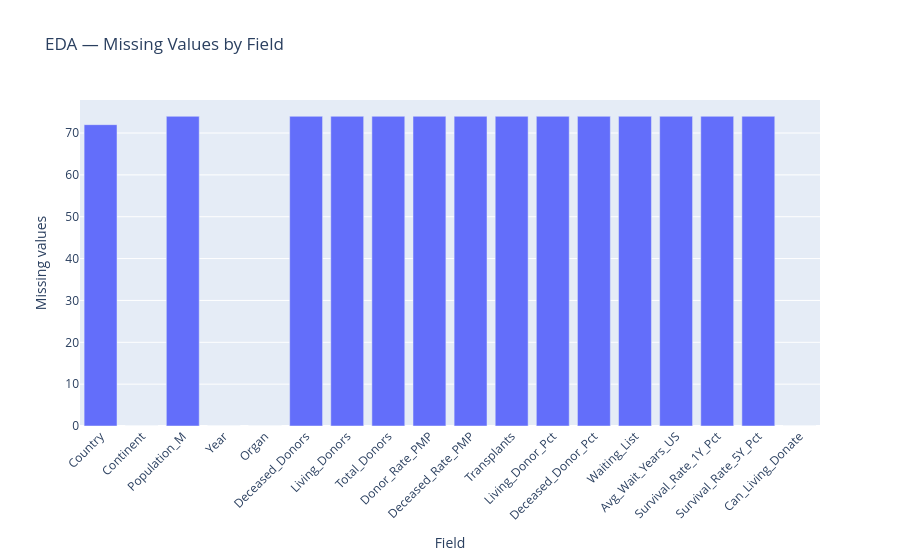
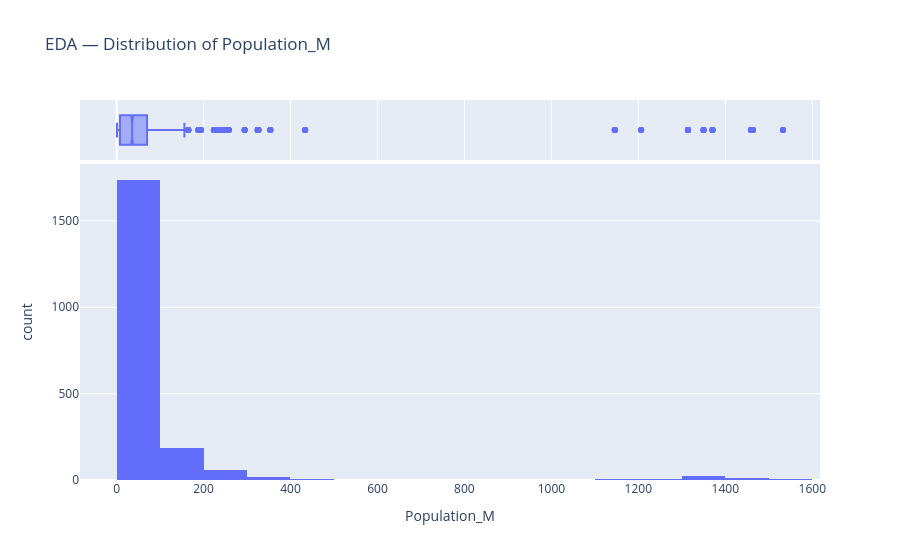
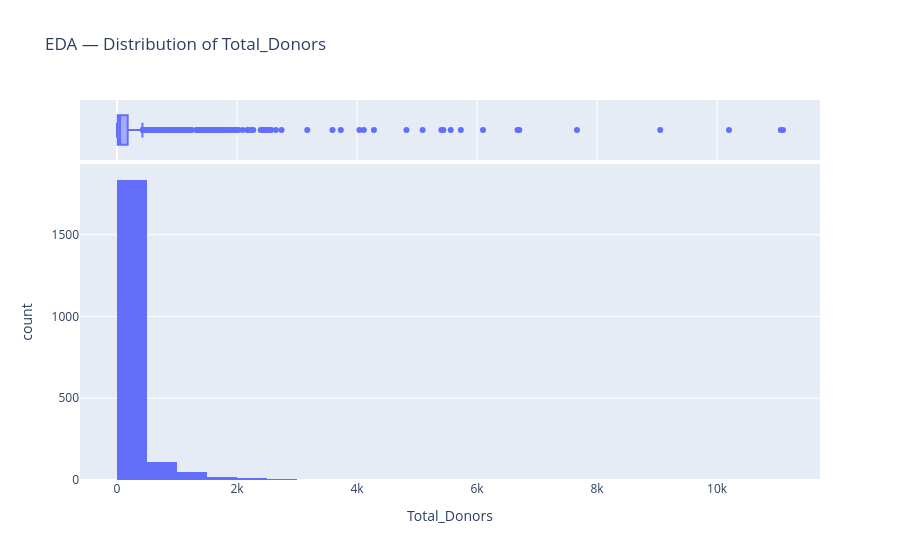
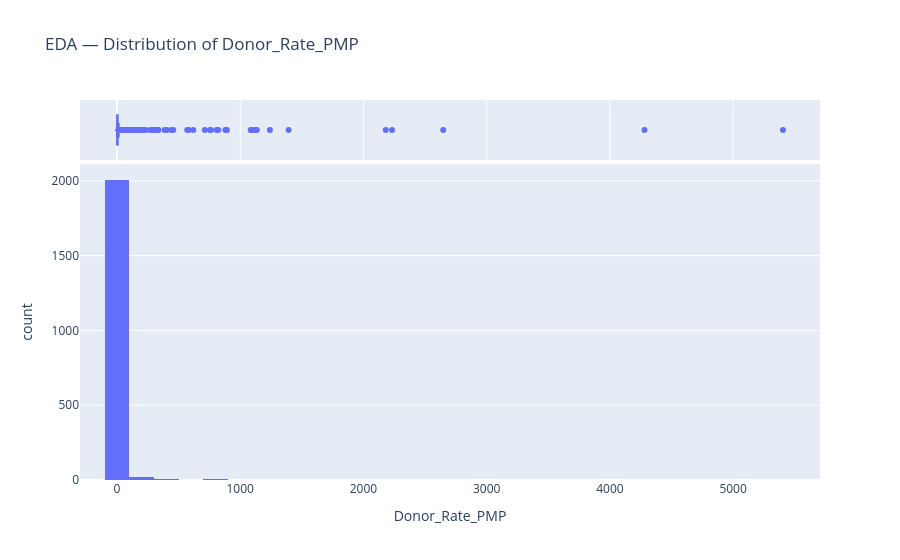

Notebook code cell kept with these figures, in order:
### Markdown cell above
### EDA visual overview

### Code cell
# Missingness chart
missing_counts = analysis_df.drop(columns=["Donor_Rate_IQR_Outlier"], errors="ignore").isna().sum()
fig = px.bar(x=missing_counts.index, y=missing_counts.values,
             labels={"x":"Field","y":"Missing values"}, title="EDA — Missing Values by Field")
fig.update_layout(xaxis_tickangle=-45); fig.show()

# Distributions of important numeric measures
eda_numeric = [c for c in ["Population_M","Total_Donors","Donor_Rate_PMP","Transplants","Waiting_List",
                           "Survival_Rate_1Y_Pct","Survival_Rate_5Y_Pct"] if c in analysis_df]
for col in eda_numeric:
    fig = px.histogram(analysis_df, x=col, marginal="box", nbins=30, title=f"EDA — Distribution of {col}")
    fig.show()

# Categorical coverage
for col in ["Continent","Organ","Can_Living_Donate"]:
    counts = analysis_df[col].value_counts(dropna=False).rename_axis(col).reset_index(name="Records")
    fig = px.bar(counts, x=col, y="Records", title=f"EDA — Record Coverage by {col}")
    fig.update_layout(xaxis_tickangle=-30); fig.show()

# Year coverage; annotate that source contains some years outside target period.
fig = px.histogram(analysis_df, x="Year", color="Continent", title="EDA — Dataset Coverage by Year and Continent")
fig.show()

### Figure 1 — Plotly figure (JSON) as saved in the notebook; plotly's stock layout.template omitted (floating-point values rounded to 4 significant figures)
{"data": [{"hovertemplate": "Field=%{x}<br>Missing values=%{y}<extra></extra>", "legendgroup": "", "marker": {"color": "#636efa", "pattern": {"shape": ""}}, "name": "", "orientation": "v", "showlegend": false, "textposition": "auto", "type": "bar", "x": ["Country", "Continent", "Population_M", "Year", "Organ", "Deceased_Donors", "Living_Donors", "Total_Donors", "Donor_Rate_PMP", "Deceased_Rate_PMP", "Transplants", "Living_Donor_Pct", "Deceased_Donor_Pct", "Waiting_List", "Avg_Wait_Years_US", "Survival_Rate_1Y_Pct", "Survival_Rate_5Y_Pct", "Can_Living_Donate"], "xaxis": "x", "y": [72, 0, 74, 0, 0, 74, 74, 74, 74, 74, 74, 74, 74, 74, 74, 74, 74, 0], "yaxis": "y"}], "layout": {"barmode": "relative", "legend": {"tracegroupgap": 0}, "title": {"text": "EDA — Missing Values by Field"}, "xaxis": {"anchor": "y", "domain": [0, 1], "tickangle": -45, "title": {"text": "Field"}}, "yaxis": {"anchor": "x", "domain": [0, 1], "title": {"text": "Missing values"}}}}

### Figure 2 — Plotly figure (JSON) as saved in the notebook; plotly's stock layout.template omitted (floating-point values rounded to 4 significant figures; data arrays with more than 128 entries replaced by an {"elided": "..."} marker saying what was removed)
{"data": [{"bingroup": "x", "hovertemplate": "Population_M=%{x}<br>count=%{y}<extra></extra>", "legendgroup": "", "marker": {"color": "#636efa", "pattern": {"shape": ""}}, "name": "", "nbinsx": 30, "orientation": "v", "showlegend": false, "type": "histogram", "x": {"elided": "2132 float values"}, "xaxis": "x", "yaxis": "y"}, {"hovertemplate": "Population_M=%{x}<extra></extra>", "legendgroup": "", "marker": {"color": "#636efa"}, "name": "", "notched": true, "showlegend": false, "type": "box", "x": {"elided": "2132 float values"}, "xaxis": "x2", "yaxis": "y2"}], "layout": {"barmode": "relative", "legend": {"tracegroupgap": 0}, "title": {"text": "EDA — Distribution of Population_M"}, "xaxis": {"anchor": "y", "domain": [0, 1], "title": {"text": "Population_M"}}, "xaxis2": {"anchor": "y2", "domain": [0, 1], "matches": "x", "showgrid": true, "showticklabels": false}, "yaxis": {"anchor": "x", "domain": [0, 0.8316], "title": {"text": "count"}}, "yaxis2": {"anchor": "x2", "domain": [0.8416, 1], "matches": "y2", "showgrid": false, "showline": false, "showticklabels": false, "ticks": ""}}}

### Figure 3 — Plotly figure (JSON) as saved in the notebook; plotly's stock layout.template omitted (floating-point values rounded to 4 significant figures; data arrays with more than 128 entries replaced by an {"elided": "..."} marker saying what was removed)
{"data": [{"bingroup": "x", "hovertemplate": "Total_Donors=%{x}<br>count=%{y}<extra></extra>", "legendgroup": "", "marker": {"color": "#636efa", "pattern": {"shape": ""}}, "name": "", "nbinsx": 30, "orientation": "v", "showlegend": false, "type": "histogram", "x": {"elided": "2132 float values"}, "xaxis": "x", "yaxis": "y"}, {"hovertemplate": "Total_Donors=%{x}<extra></extra>", "legendgroup": "", "marker": {"color": "#636efa"}, "name": "", "notched": true, "showlegend": false, "type": "box", "x": {"elided": "2132 float values"}, "xaxis": "x2", "yaxis": "y2"}], "layout": {"barmode": "relative", "legend": {"tracegroupgap": 0}, "title": {"text": "EDA — Distribution of Total_Donors"}, "xaxis": {"anchor": "y", "domain": [0, 1], "title": {"text": "Total_Donors"}}, "xaxis2": {"anchor": "y2", "domain": [0, 1], "matches": "x", "showgrid": true, "showticklabels": false}, "yaxis": {"anchor": "x", "domain": [0, 0.8316], "title": {"text": "count"}}, "yaxis2": {"anchor": "x2", "domain": [0.8416, 1], "matches": "y2", "showgrid": false, "showline": false, "showticklabels": false, "ticks": ""}}}

### Figure 4 — Plotly figure (JSON) as saved in the notebook; plotly's stock layout.template omitted (floating-point values rounded to 4 significant figures; data arrays with more than 128 entries replaced by an {"elided": "..."} marker saying what was removed)
{"data": [{"bingroup": "x", "hovertemplate": "Donor_Rate_PMP=%{x}<br>count=%{y}<extra></extra>", "legendgroup": "", "marker": {"color": "#636efa", "pattern": {"shape": ""}}, "name": "", "nbinsx": 30, "orientation": "v", "showlegend": false, "type": "histogram", "x": {"elided": "2132 float values"}, "xaxis": "x", "yaxis": "y"}, {"hovertemplate": "Donor_Rate_PMP=%{x}<extra></extra>", "legendgroup": "", "marker": {"color": "#636efa"}, "name": "", "notched": true, "showlegend": false, "type": "box", "x": {"elided": "2132 float values"}, "xaxis": "x2", "yaxis": "y2"}], "layout": {"barmode": "relative", "legend": {"tracegroupgap": 0}, "title": {"text": "EDA — Distribution of Donor_Rate_PMP"}, "xaxis": {"anchor": "y", "domain": [0, 1], "title": {"text": "Donor_Rate_PMP"}}, "xaxis2": {"anchor": "y2", "domain": [0, 1], "matches": "x", "showgrid": true, "showticklabels": false}, "yaxis": {"anchor": "x", "domain": [0, 0.8316], "title": {"text": "count"}}, "yaxis2": {"anchor": "x2", "domain": [0.8416, 1], "matches": "y2", "showgrid": false, "showline": false, "showticklabels": false, "ticks": ""}}}
